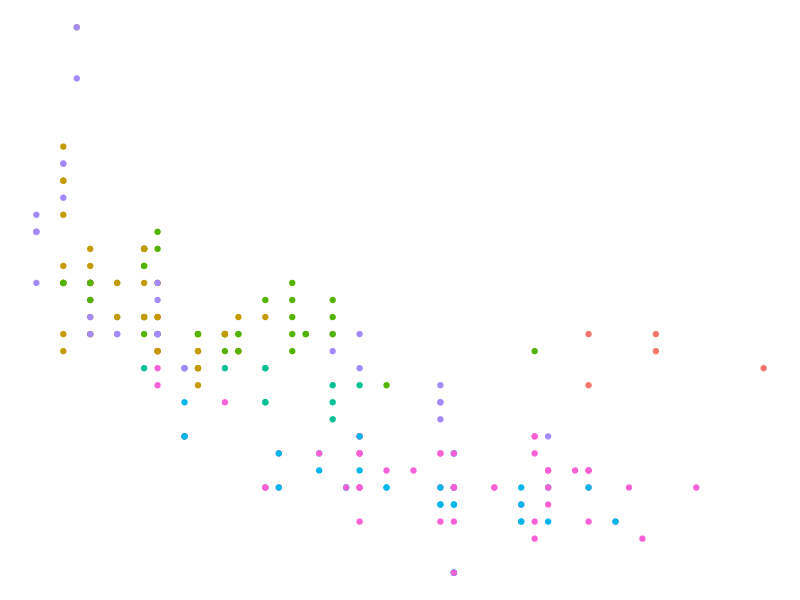
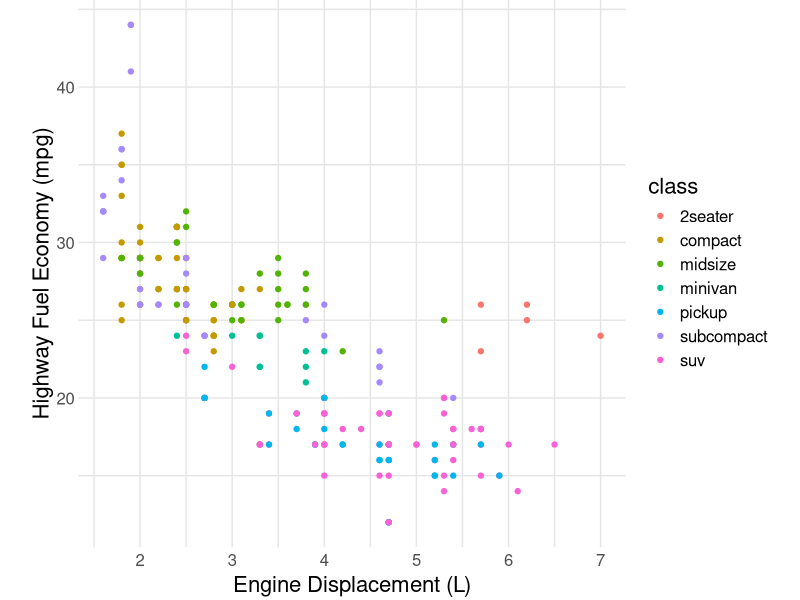

These figures' R source, in order: (Note: this script raises an error after producing the figures.)
## ---- chunk 1
library(tidyverse)
# knitr options
library(tidyverse)
knitr::opts_chunk$set(echo = TRUE)
## ---- chunk 2
mpg %>%
  ggplot(aes(displ, hwy, color = class)) +
  geom_point() +
  theme_void() +
  guides(colour = "none")
## ---- chunk 3
## NOTE: No need to edit; feel free to re-use this code!
theme_common <- function() {
  theme_minimal() %+replace%
  theme(
    axis.text.x = element_text(size = 12),
    axis.text.y = element_text(size = 12),
    axis.title.x = element_text(margin = margin(4, 4, 4, 4), size = 16),
    axis.title.y = element_text(margin = margin(4, 4, 4, 4), size = 16, angle = 90),

    legend.title = element_text(size = 16),
    legend.text = element_text(size = 12),

    strip.text.x = element_text(size = 12),
    strip.text.y = element_text(size = 12),

    panel.grid.major = element_line(color = "grey90"),
    panel.grid.minor = element_line(color = "grey90"),

    aspect.ratio = 4 / 4,

    plot.margin = unit(c(t = +0, b = +0, r = +0, l = +0), "cm"),
    plot.title = element_text(size = 18),
    plot.title.position = "plot",
    plot.subtitle = element_text(size = 16),
    plot.caption = element_text(size = 12)
  )
}
## ---- chunk 4
mpg %>%
  ggplot(aes(displ, hwy, color = class)) +
  geom_point() +
  labs(
    x = "Engine Displacement (L)",
    y = "Highway Fuel Economy (mpg)"
  ) +
  theme_common()
## ---- chunk 5
mpg %>%
  ggplot(aes(displ, hwy, color = class)) +
  geom_point() +
  theme(
    axis.text.x = element_text(size = 50, colour = "yellow", family = "mono", face = "bold.italic", angle = 150),
    axis.title.x = element_text (size = 5, colour = "green"),
    axis.text.y = element_text(size = 11, colour = "purple", vjust = -13, hjust = -8, angle = 200, family = "serif", face = "bold"),
    axis.title.y = element_text(size = 50, colour = "magenta", family = "serif", face = "italic", angle = 300),
    plot.background = element_rect(fill = "orange"),
    panel.background = element_rect(fill = "green", colour = "yellow"),
    panel.border = element_rect(linetype = "1945", colour = "purple"),
    panel.grid.major = element_line(colour = "red", linewidth = 3, linetype = "1752", lineend = "round"),
    legend.background = element_rect(fill = "magenta", linetype = "293485", linewidth = 2, colour = "green"),
    legend.text = element_text(colour = "cyan", family = "serif", angle = 210,  vjust = 3),
    legend.key = element_rect(fill = "red"),
    axis.line = element_line(linewidth = 9, colour = "cyan", linetype = 289462, lineend = "round"),
    geom = element_geom(
      pointsize = 30,
      pointshape = 11
    )
  )
